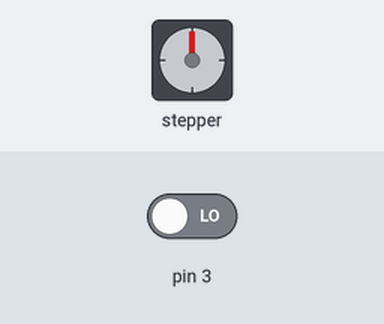
This sketch was run on a simulated Arduino Uno, built with avr-gcc and run on an emulated ATmega328P. On the bench: stepper motor. The test bench sets the inputs (shaded band); at power-on: pin 3 LOW. Stepper angles assume 2048 steps per turn.

Above: at 1.2 s.
1.3 s: pin 3 driven HIGH
At 4.73 s:
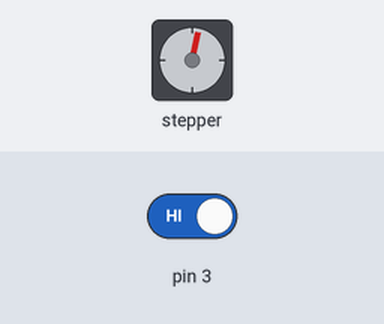
At 6.12 s:
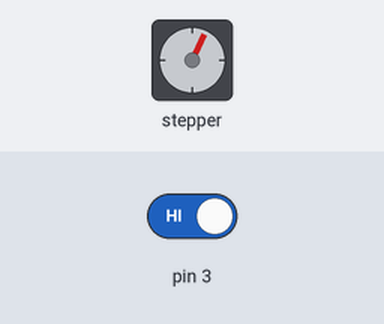
Timing chart, 0 to 22.0 s (numbered marks = the images above; inputs shaded):
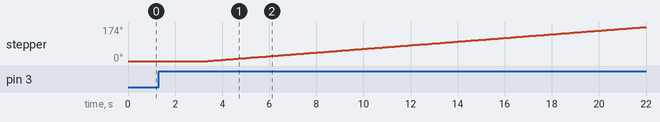

Measured:
- after the input at 1.3 s, stepper: keeps turning clockwise at about 9°/s, starting after 2.1 s

The sketch:

UNO_step.ino
```cpp
#include <Stepper.h>

const int steps = 64;
Stepper stepper(steps, 11,9,10,8);
void setup() {
  stepper.setSpeed(50);
}
void loop() {
  if(digitalRead(3)==HIGH){
      delay(2000);
  for(int i=0; i<16; i++) {  // 64 * 32 = 2048 한바퀴
    stepper.step(steps);
  }
  delay(5000);
  }
  else{
    digitalWrite(8,LOW);
    digitalWrite(9,LOW);
    digitalWrite(10,LOW);
    digitalWrite(11,LOW);
  }
}
```
